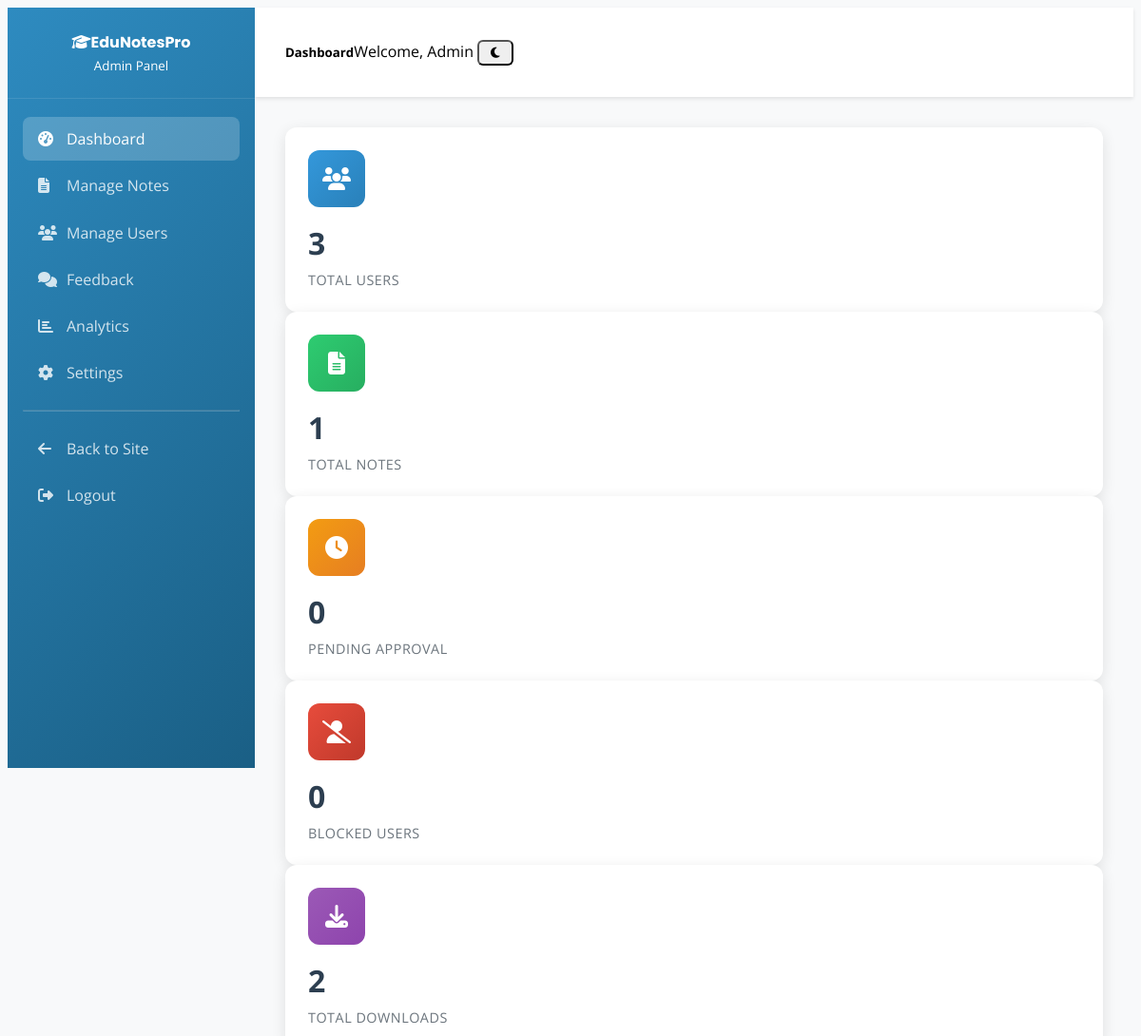
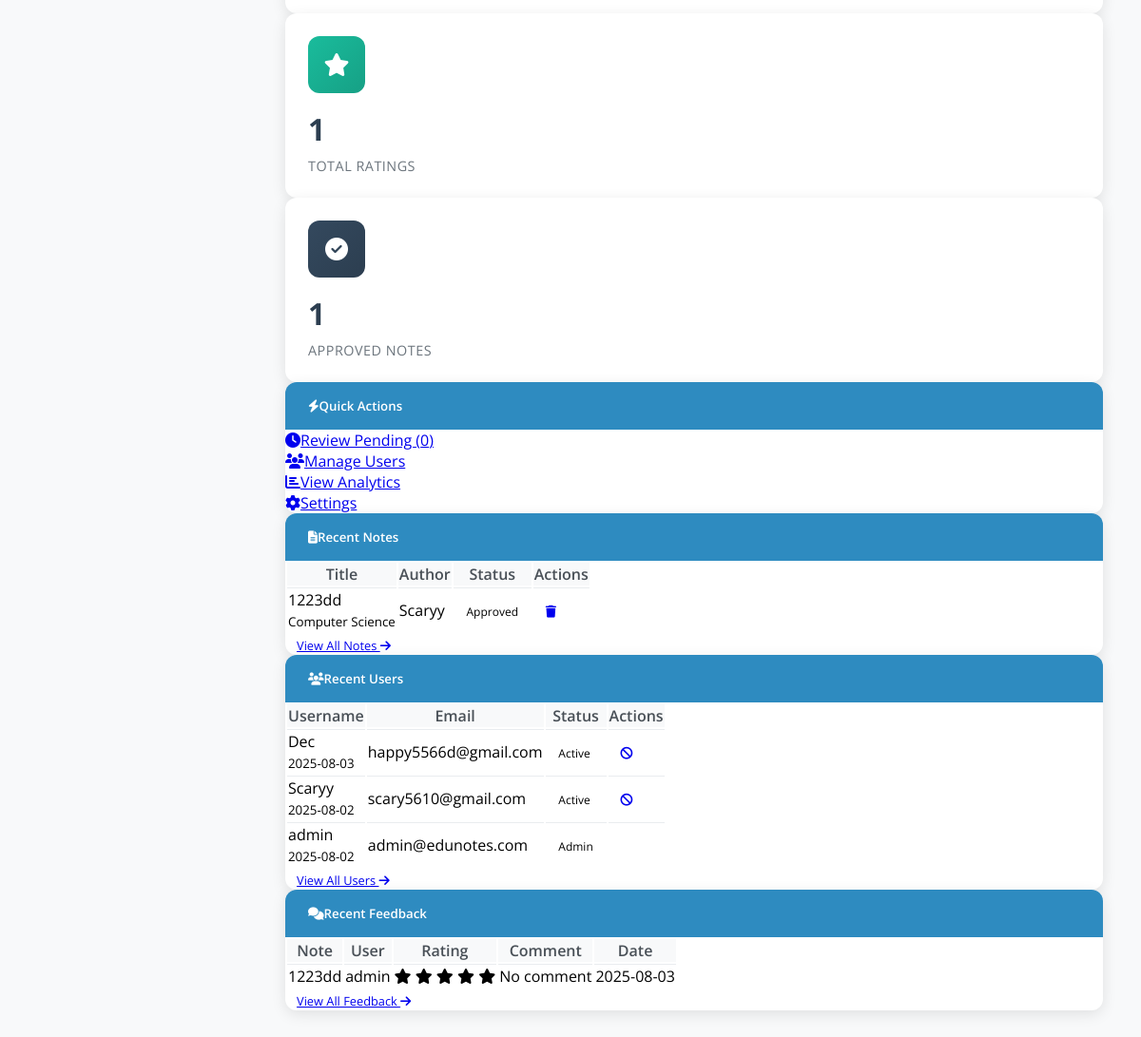
The app's page /admin/dashboard (signed in) with its own data (2 pictures, top to bottom).
### models.py (models this page shows, shortened)
class Note(db.Model):
    id = db.Column(db.Integer, primary_key=True)
    title = db.Column(db.String(200), nullable=False)
    description = db.Column(db.Text)
    filename = db.Column(db.String(200), nullable=False)
    original_filename = db.Column(db.String(200), nullable=False)
    file_size = db.Column(db.Integer)
    semester = db.Column(db.Integer, nullable=False)
    upload_date = db.Column(db.DateTime, default=datetime.utcnow)
    is_approved = db.Column(db.Boolean, default=False)
    download_count = db.Column(db.Integer, default=0)
    user_id = db.Column(db.Integer, db.ForeignKey('user.id'), nullable=False)
    subject_id = db.Column(db.Integer, db.ForeignKey('subject.id'), nullable=False)
    ratings = db.relationship('Rating', backref='note', lazy=True, cascade='all, delete-orphan')
    comments = db.relationship('Comment', backref='note', lazy=True, cascade='all, delete-orphan')
    downloads = db.relationship('Download', backref='note', lazy=True, cascade='all, delete-orphan')

class Subject(db.Model):
    id = db.Column(db.Integer, primary_key=True)
    name = db.Column(db.String(100), unique=True, nullable=False)
    code = db.Column(db.String(20), unique=True, nullable=False)
    notes = db.relationship('Note', backref='subject', lazy=True)

class User(UserMixin, db.Model):
    id = db.Column(db.Integer, primary_key=True)
    username = db.Column(db.String(80), unique=True, nullable=False)
    email = db.Column(db.String(120), unique=True, nullable=False)
    password_hash = db.Column(db.String(256), nullable=False)
    is_admin = db.Column(db.Boolean, default=False)
    is_blocked = db.Column(db.Boolean, default=False)
    created_at = db.Column(db.DateTime, default=datetime.utcnow)
    security_question = db.Column(db.String(200))
    security_answer = db.Column(db.String(200))
    notes = db.relationship('Note', backref='author', lazy=True, cascade='all, delete-orphan')
    ratings = db.relationship('Rating', backref='user', lazy=True, cascade='all, delete-orphan')
    comments = db.relationship('Comment', backref='user', lazy=True, cascade='all, delete-orphan')
    downloads = db.relationship('Download', backref='user', lazy=True, cascade='all, delete-orphan')

class Rating(db.Model):
    id = db.Column(db.Integer, primary_key=True)
    score = db.Column(db.Integer, nullable=False)  # 1-5 stars
    comment = db.Column(db.Text)  # Optional feedback comment
    date = db.Column(db.DateTime, default=datetime.utcnow)
    created_at = db.Column(db.DateTime, default=datetime.utcnow)
    user_id = db.Column(db.Integer, db.ForeignKey('user.id'), nullable=False)
    note_id = db.Column(db.Integer, db.ForeignKey('note.id'), nullable=False)
    __table_args__ = (db.UniqueConstraint('user_id', 'note_id', name='unique_user_note_rating'),)

### routes.py (the view)
@app.route('/admin')
@app.route('/admin/')
@app.route('/admin/dashboard')
def admin_dashboard():
    if 'user_id' not in session or not session.get('is_admin'):
        flash('Access denied. Admin login required.', 'error')
        return redirect(url_for('admin_login'))
    total_users = User.query.count()
    total_notes = Note.query.count()
    approved_notes = Note.query.filter_by(is_approved=True).count()
    pending_notes = Note.query.filter_by(is_approved=False).count()
    blocked_users = User.query.filter_by(is_blocked=True).count()
    total_downloads = db.session.query(func.sum(Note.download_count)).scalar() or 0
    total_ratings = Rating.query.count()
    recent_notes = Note.query.order_by(desc(Note.upload_date)).limit(5).all()
    recent_users = User.query.order_by(desc(User.created_at)).limit(5).all()
    recent_ratings = Rating.query.order_by(desc(Rating.date)).limit(5).all()
    return render_template('admin/dashboard.html',
                         total_users=total_users,
                         total_notes=total_notes,
                         approved_notes=approved_notes,
                         pending_notes=pending_notes,
                         blocked_users=blocked_users,
                         total_downloads=total_downloads,
                         total_ratings=total_ratings,
                         recent_notes=recent_notes,
                         recent_users=recent_users,
                         recent_ratings=recent_ratings)

### templates/admin/dashboard.html (shortened to what this page needs)
{% extends "admin/base.html" %}
{% block page_title %}Dashboard{% endblock %}
{% block content %}
<div class="row mb-4">
    <div class="col-lg-3 col-md-6 mb-4">
        <div class="stats-card">
            <div class="stats-icon" style="background: linear-gradient(135deg, #3498db, #2980b9);">
                <i class="fas fa-users"></i>
            </div>
            <div class="stats-number">{{ total_users }}</div>
            <div class="stats-label">Total Users</div>
        </div>
    </div>
    <div class="col-lg-3 col-md-6 mb-4">
        <div class="stats-card">
            <div class="stats-icon" style="background: linear-gradient(135deg, #2ecc71, #27ae60);">
                <i class="fas fa-file-alt"></i>
            </div>
            <div class="stats-number">{{ total_notes }}</div>
            <div class="stats-label">Total Notes</div>
        </div>
    </div>
    <div class="col-lg-3 col-md-6 mb-4">
        <div class="stats-card">
            <div class="stats-icon" style="background: linear-gradient(135deg, #f39c12, #e67e22);">
                <i class="fas fa-clock"></i>
            </div>
            <div class="stats-number">{{ pending_notes }}</div>
            <div class="stats-label">Pending Approval</div>
        </div>
    </div>
    <div class="col-lg-3 col-md-6 mb-4">
        <div class="stats-card">
            <div class="stats-icon" style="background: linear-gradient(135deg, #e74c3c, #c0392b);">
                <i class="fas fa-user-slash"></i>
            </div>
            <div class="stats-number">{{ blocked_users }}</div>
            <div class="stats-label">Blocked Users</div>
        </div>
    </div>
</div>
<div class="row mb-4">
    <div class="col-lg-4 col-md-6 mb-4">
        <div class="stats-card">
            <div class="stats-icon" style="background: linear-gradient(135deg, #9b59b6, #8e44ad);">
                <i class="fas fa-download"></i>
            </div>
            <div class="stats-number">{{ total_downloads }}</div>
            <div class="stats-label">Total Downloads</div>
        </div>
    </div>
    <div class="col-lg-4 col-md-6 mb-4">
        <div class="stats-card">
            <div class="stats-icon" style="background: linear-gradient(135deg, #1abc9c, #16a085);">
                <i class="fas fa-star"></i>
            </div>
            <div class="stats-number">{{ total_ratings }}</div>
            <div class="stats-label">Total Ratings</div>
        </div>
    </div>
    <div class="col-lg-4 col-md-6 mb-4">
        <div class="stats-card">
            <div class="stats-icon" style="background: linear-gradient(135deg, #34495e, #2c3e50);">
                <i class="fas fa-check-circle"></i>
            </div>
            <div class="stats-number">{{ approved_notes }}</div>
            <div class="stats-label">Approved Notes</div>
        </div>
    </div>
</div>
<div class="row mb-4">
    <div class="col-12">
        <div class="admin-table">
            <h5 class="table-header">
                <i class="fas fa-bolt me-2"></i>Quick Actions
            </h5>
            <div class="p-3">
                <div class="row">
                    <div class="col-md-3 mb-2">
                        <a href="{{ url_for('admin_notes', status='pending') }}" class="btn btn-warning w-100">
                            <i class="fas fa-clock me-2"></i>Review Pending ({{ pending_notes }})
                        </a>
                    </div>
                    <div class="col-md-3 mb-2">
                        <a href="{{ url_for('admin_users', status='active') }}" class="btn btn-primary w-100">
                            <i class="fas fa-users me-2"></i>Manage Users
                        </a>
                    </div>
                    <div class="col-md-3 mb-2">
                        <a href="{{ url_for('admin_analytics') }}" class="btn btn-info w-100">
                            <i class="fas fa-chart-bar me-2"></i>View Analytics
                        </a>
                    </div>
                    <div class="col-md-3 mb-2">
                        <a href="{{ url_for('admin_settings') }}" class="btn btn-secondary w-100">
                            <i class="fas fa-cog me-2"></i>Settings
                        </a>
                    </div>
                </div>
            </div>
        </div>
    </div>
</div>
<div class="row">
    <div class="col-lg-6 mb-4">
        <div class="admin-table">
            <h5 class="table-header">
                <i class="fas fa-file-alt me-2"></i>Recent Notes
            </h5>
            <div class="table-responsive">
                <table class="table table-hover mb-0">
                    <thead>
                        <tr>
                            <th>Title</th>
                            <th>Author</th>
                            <th>Status</th>
                            <th>Actions</th>
                        </tr>
                    </thead>
                    <tbody>
                        {% for note in recent_notes %}
                        <tr>
                            <td>
                                <div class="fw-bold">{{ note.title[:30] }}{% if note.title|length > 30 %}...{% endif %}</div>
                                <small class="text-muted">{{ note.subject.name if note.subject else 'No Subject' }}</small>
                            </td>
                            <td>{{ note.author.username if note.author else 'Unknown' }}</td>
                            <td>
                                {% if note.is_approved %}
                                    <span class="badge bg-success">Approved</span>
                                {% else %}
                                    <span class="badge bg-warning">Pending</span>
                                {% endif %}
                            </td>
                            <td>
                                <a href="{{ url_for('delete_note', note_id=note.id) }}"
                                   class="btn btn-danger btn-sm" title="Delete"
                                   data-confirm="Are you sure you want to delete this note?">
                                    <i class="fas fa-trash"></i>
                                </a>
                            </td>
                        </tr>
                        {% else %}
                        <tr>
                            <td colspan="4" class="text-center text-muted py-4">No recent notes</td>
                        </tr>
                        {% endfor %}
                    </tbody>
                </table>
            </div>
            {% if recent_notes %}
            <div class="p-3 text-center border-top">
                <a href="{{ url_for('admin_notes') }}" class="btn btn-outline-primary btn-sm">
                    View All Notes <i class="fas fa-arrow-right ms-1"></i>
                </a>
            </div>
            {% endif %}
        </div>
    </div>
    <div class="col-lg-6 mb-4">
        <div class="admin-table">
            <h5 class="table-header">
                <i class="fas fa-users me-2"></i>Recent Users
            </h5>
            <div class="table-responsive">
                <table class="table table-hover mb-0">
                    <thead>
                        <tr>
                            <th>Username</th>
                            <th>Email</th>
                            <th>Status</th>
                            <th>Actions</th>
                        </tr>
                    </thead>
                    <tbody>
                        {% for user in recent_users %}
                        <tr>
                            <td>
                                <div class="fw-bold">{{ user.username }}</div>
                                <small class="text-muted">{{ user.created_at.strftime('%Y-%m-%d') }}</small>
                            </td>
                            <td>{{ user.email[:20] }}{% if user.email|length > 20 %}...{% endif %}</td>
                            <td>
                                {% if user.is_admin %}
                                    <span class="badge bg-danger">Admin</span>
                                {% elif user.is_blocked %}
                                    <span class="badge bg-warning">Blocked</span>
                                {% else %}
                                    <span class="badge bg-success">Active</span>
                                {% endif %}
                            </td>
                            <td>
                                {% if not user.is_admin %}
                                    {% if user.is_blocked %}
                                        <a href="{{ url_for('unblock_user', user_id=user.id) }}"
                                           class="btn btn-success btn-sm" title="Unblock">
                                            <i class="fas fa-unlock"></i>
                                        </a>
                                    {% else %}
                                        <a href="{{ url_for('block_user', user_id=user.id) }}"
                                           class="btn btn-warning btn-sm" title="Block">
                                            <i class="fas fa-ban"></i>
                                        </a>
                                    {% endif %}
                                {% endif %}
                            </td>
                        </tr>
                        {% else %}
                        <tr>
                            <td colspan="4" class="text-center text-muted py-4">No recent users</td>
                        </tr>
                        {% endfor %}
                    </tbody>
                </table>
            </div>
            {% if recent_users %}
            <div class="p-3 text-center border-top">
                <a href="{{ url_for('admin_users') }}" class="btn btn-outline-primary btn-sm">
                    View All Users <i class="fas fa-arrow-right ms-1"></i>
                </a>
            </div>
            {% endif %}
        </div>
    </div>
</div>
{% if recent_ratings %}
<div class="row">
    <div class="col-12">
        <div class="admin-table">
            <h5 class="table-header">
                <i class="fas fa-comments me-2"></i>Recent Feedback
            </h5>
            <div class="table-responsive">
                <table class="table table-hover mb-0">
                    <thead>
                        <tr>
                            <th>Note</th>
                            <th>User</th>
                            <th>Rating</th>
                            <th>Comment</th>
                            <th>Date</th>
                        </tr>
                    </thead>
                    <tbody>
                        {% for rating in recent_ratings %}
                        <tr>
                            <td>{{ rating.note.title[:25] if rating.note else 'Unknown' }}{% if rating.note and rating.note.title|length > 25 %}...{% endif %}</td>
                            <td>{{ rating.user.username if rating.user else 'Unknown' }}</td>
                            <td>
                                {% for i in range(1, 6) %}
                                    <i class="fas fa-star {% if i <= rating.score %}text-warning{% else %}text-muted{% endif %}"></i>
                                {% endfor %}
                            </td>
                            <td>{{ rating.comment[:30] if rating.comment else 'No comment' }}{% if rating.comment and rating.comment|length > 30 %}...{% endif %}</td>
                            <td>{{ rating.date.strftime('%Y-%m-%d') if rating.date else 'Unknown' }}</td>
                        </tr>
                        {% endfor %}
                    </tbody>
                </table>
            </div>
            <div class="p-3 text-center border-top">
                <a href="{{ url_for('admin_feedback') }}" class="btn btn-outline-primary btn-sm">
                    View All Feedback <i class="fas fa-arrow-right ms-1"></i>
                </a>
            </div>
        </div>
    </div>
</div>
{% endif %}
{% endblock %}

### records on screen
Note: title "1223dd", subject "Computer Science", author "Scaryy", is_approved "Approved"
User: username "Dec", created_at "2025-08-03", email "happy5566d@gmail.com", is_admin "Active"
User: username "Scaryy", created_at "2025-08-02", email "scary5610@gmail.com", is_admin "Active"
User: username "admin", created_at "2025-08-02", email "admin@edunotes.com", is_admin "Admin"
Rating: note "1223dd", user "admin", score 5 (drawn), comment "No comment", date "2025-08-03"

### other values on screen
{{ total_users }} "3"
{{ total_notes }} "1"
{{ pending_notes }} "0"
{{ blocked_users }} "0"
{{ total_downloads }} "2"
{{ total_ratings }} "1"
{{ approved_notes }} "1"
